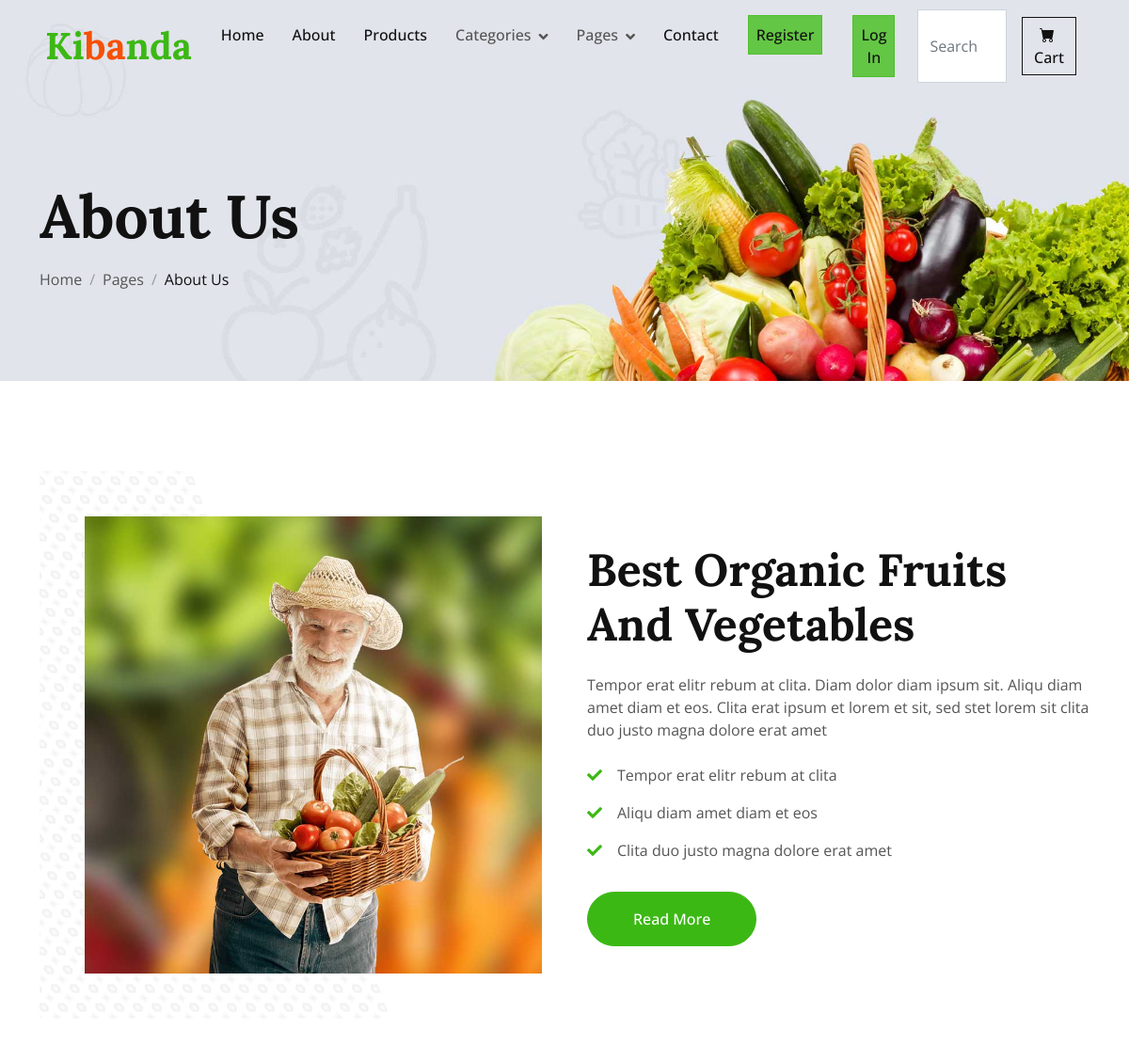
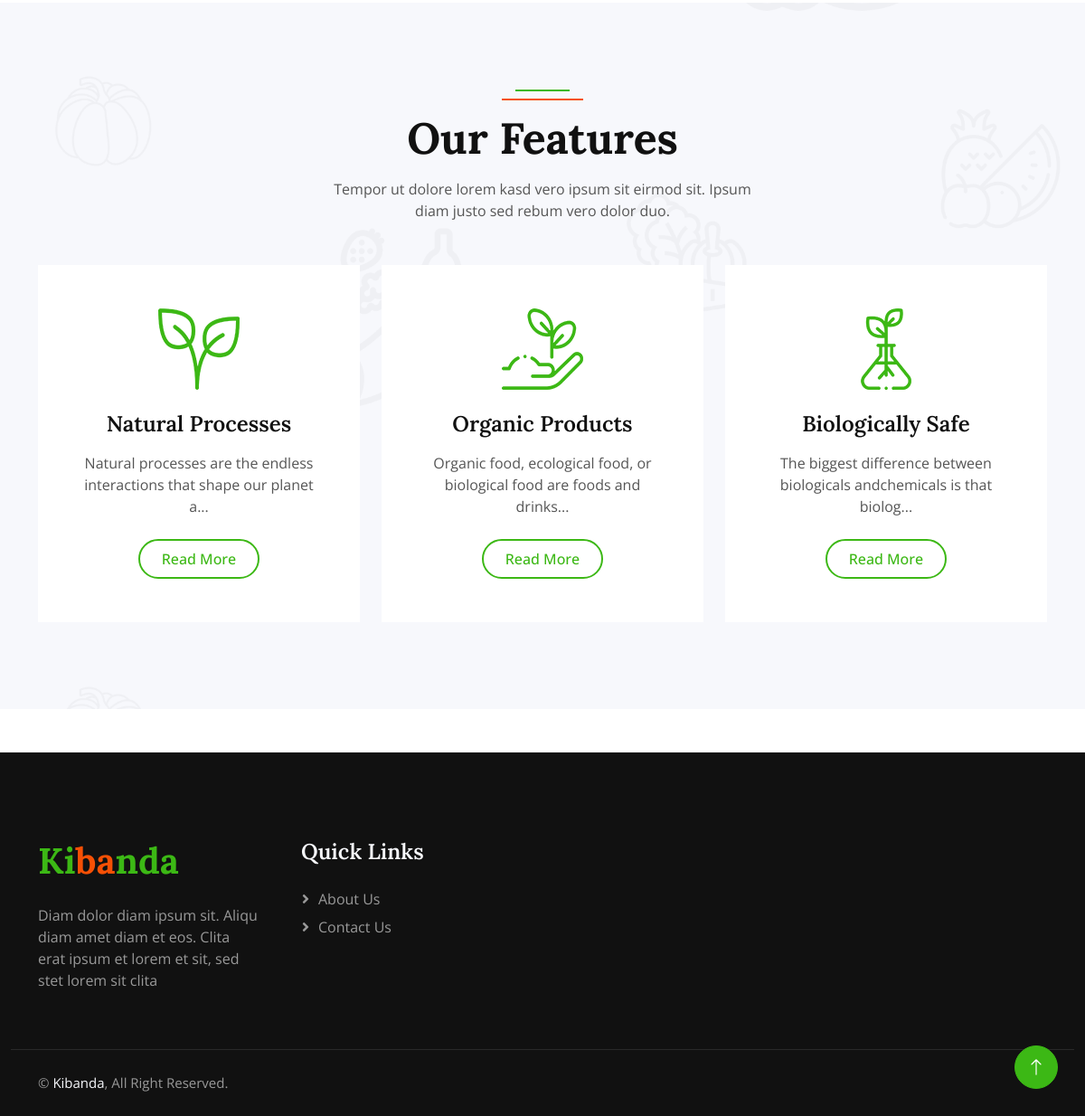
The page /about/ on the database its author committed (2 pictures, top to bottom).
### Store/models.py (models this page shows, shortened)
class Features(models.Model):
    image = models.ImageField(upload_to='uploads/features', default='uploads/features/feature.jpg')
    title = models.CharField(blank=False, null=False, max_length=100)
    description = models.CharField(blank=False, null=False, max_length=10000)

### Store/views.py (the view)
# urls.py: path("about/", views.about, name="about"),
def about(request):
    feature_data = Features.objects.all()
    return  render(request, "about.html", {'navbar':'about','feature_data': feature_data})

### Store/templates/about.html
{% extends "layout.html" %}
{% load static %}
{% block body %}
    <div class="container-fluid page-header mb-5 wow fadeIn" data-wow-delay="0.1s">
        <div class="container">
            <h1 class="display-3 mb-3 animated slideInDown">About Us</h1>
            <nav aria-label="breadcrumb animated slideInDown">
                <ol class="breadcrumb mb-0">
                    <li class="breadcrumb-item"><a class="text-body" href="{% url 'Store:home' %}">Home</a></li>
                    <li class="breadcrumb-item"><a class="text-body" href="#">Pages</a></li>
                    <li class="breadcrumb-item text-dark active" aria-current="page">About Us</li>
                </ol>
            </nav>
        </div>
    </div>
    <div class="container-xxl py-5">
        <div class="container">
            <div class="row g-5 align-items-center">
                <div class="col-lg-6 wow fadeIn" data-wow-delay="0.1s">
                    <div class="about-img position-relative overflow-hidden p-5 pe-0">
                        <img class="img-fluid w-100" src="{% static 'img/about.jpg' %}">
                    </div>
                </div>
                <div class="col-lg-6 wow fadeIn" data-wow-delay="0.5s">
                    <h1 class="display-5 mb-4">Best Organic Fruits And Vegetables</h1>
                    <p class="mb-4">Tempor erat elitr rebum at clita. Diam dolor diam ipsum sit. Aliqu diam amet diam et eos. Clita erat ipsum et lorem et sit, sed stet lorem sit clita duo justo magna dolore erat amet</p>
                    <p><i class="fa fa-check text-primary me-3"></i>Tempor erat elitr rebum at clita</p>
                    <p><i class="fa fa-check text-primary me-3"></i>Aliqu diam amet diam et eos</p>
                    <p><i class="fa fa-check text-primary me-3"></i>Clita duo justo magna dolore erat amet</p>
                    <a class="btn btn-primary rounded-pill py-3 px-5 mt-3" href="">Read More</a>
                </div>
            </div>
        </div>
    </div>
    <div class="container-fluid bg-light bg-icon py-6">
        <div class="container">
            <div class="section-header text-center mx-auto mb-5 wow fadeInUp" data-wow-delay="0.1s" style="max-width: 500px;">
                <h1 class="display-5 mb-3">Our Features</h1>
                <p>Tempor ut dolore lorem kasd vero ipsum sit eirmod sit. Ipsum diam justo sed rebum vero dolor duo.</p>
            </div>
            <div class="row g-4">
                {% for feature in feature_data|slice:":3" %}
                    <div class="col-lg-4 col-md-6 wow fadeInUp" data-wow-delay="0.1s">
                    <div class="bg-white text-center h-100 p-4 p-xl-5">
                        <img class="img-fluid mb-4" src="/media/{{ feature.image }}" alt="">
                        <h4 class="mb-3">{{ feature.title }}</h4>
                        <p class="mb-4">{{ feature.description|slice:"70"}}...</p>
                        <a class="btn btn-outline-primary border-2 py-2 px-4 rounded-pill" href="{% url 'Store:featuredetails' feature.id %}">Read More</a>
                    </div>
                </div>
                {% endfor %}
            </div>
        </div>
    </div>
{% endblock %}

### Store/static/css/style.css (style rules this page uses)
:root { --primary: #3CB815; --secondary: #F65005; --light: #F7F8FC; --dark: #111111; }
.py-6 { padding-top: 6rem; padding-bottom: 6rem; }
.bg-icon { background: url(../img/bg-icon.png) center center repeat; background-size: contain; }
.btn { font-weight: 500; transition: .5s; }
.btn.btn-primary, .btn.btn-secondary, .btn.btn-outline-primary:hover, .btn.btn-outline-secondary:hover { color: #FFFFFF; }
.page-header { padding-top: 12rem; padding-bottom: 6rem; background: url(../img/carousel-1.jpg) top right no-repeat; background-size: cover; }
.breadcrumb-item+.breadcrumb-item::before { color: #999999; }
.section-header { position: relative; padding-top: 25px; }
.section-header::before { position: absolute; content: ""; width: 60px; height: 2px; top: 0; left: 50%; transform: translateX(-50%); background: var(--primary); }
.section-header::after { position: absolute; content: ""; width: 90px; height: 2px; top: 10px; left: 50%; transform: translateX(-50%); background: var(--secondary); }
.about-img img { position: relative; z-index: 2; }
.about-img::before { position: absolute; content: ""; top: 0; left: -50%; width: 100%; height: 100%; background-image: -webkit-repeating-radial-gradient(#FFFFFF, #EEEEEE 5px, transparent 5px, transparent 10px); background-image: -moz-repeating-radial-gradient(#FFFFFF, #EEEEEE 5px, transparent 5px, transparent 10px); background-image: -ms-repeating-radial-gradient(#FFFFFF, #EEEEEE 5px, transparent 5px, transparent 10px); background-image: -o-repeating-radial-gradient(#FFFFFF, #EEEEEE 5px, transparent 5px, transparent 10px); background-image: repeating-radial-gradient(#FFFFFF, #EEEEEE 5px, transparent 5px, transparent 10px); background-size: 20px 20px; transform: skew(20deg); z-index: 1; }

### rows shown on the page
Features: image (picture), title "Natural Processes", description "Natural processes are the endless interactions that shape our planet a"
Features: image (picture), title "Organic Products", description "Organic food, ecological food, or biological food are foods and drinks"
Features: image (picture), title "Biologically Safe", description "The biggest difference between biologicals andchemicals is that biolog"
